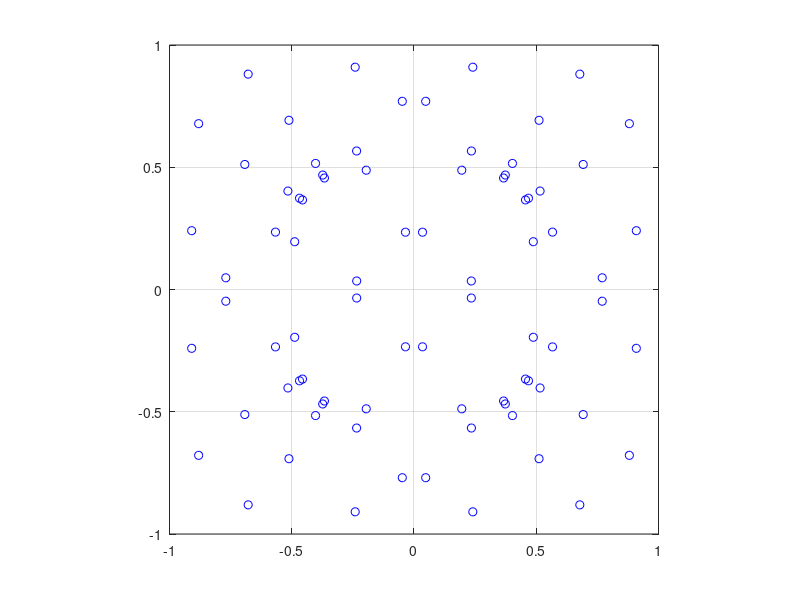

This chart was generated by the following MATLAB code: (Note: this script raises an error after producing the figure.)
clear
clc
N=10;
X=[];
for i=1:1:N
    p=rand(1,2);
    % now make it fully symmetric
    X=vertcat(X,[p(1),p(2)]);
    X=vertcat(X,[-p(1),-p(2)]);
    X=vertcat(X,[-p(1),p(2)]);
    X=vertcat(X,[p(1),-p(2)]);
    X=vertcat(X,[p(2),p(1)]);
     X=vertcat(X,[-p(2),-p(1)]);
      X=vertcat(X,[-p(2),p(1)]);
       X=vertcat(X,[p(2),-p(1)]);
end
plot(X(:,1),X(:,2),'bo')
w=ones(length(X),1)/length(X);
grid
axis([-1,1,-1,1])
axis square
m1=cal_moments_wrt_pts(X,w,4,eye(2))
X=rand(size(X));
X=-1+2*X;
m2=cal_moments_wrt_pts(X,w,4,eye(2))
